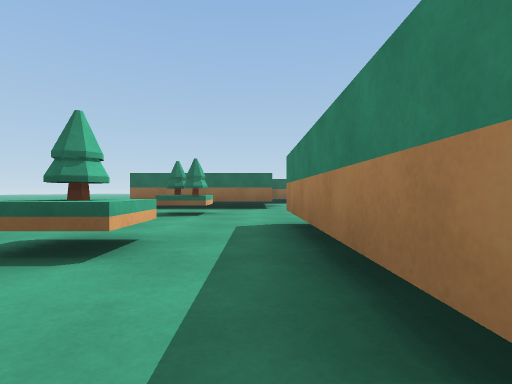
[1] (above)

24 first-person views from a walk through a Unity game level. The camera is 0.47 m above the floor, looks level and sees 80° across. The floor is counted in squares, 1 m on a side. Each view is taken from the middle of a square. On the plan, view 1 faces up. The plan holds only what a view shows up to about 9 squares ahead; the rest is blank. The place goes on beyond the plan.

[2]
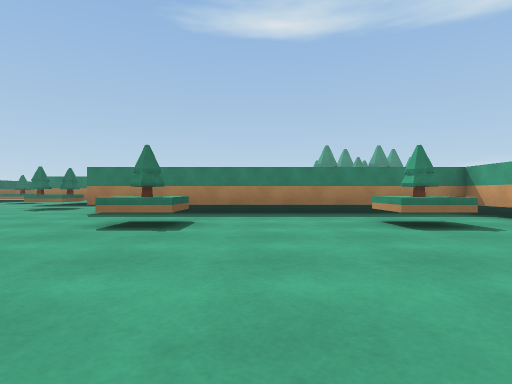

[3]
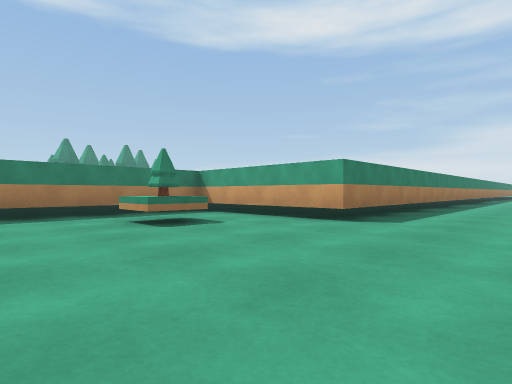

[4]
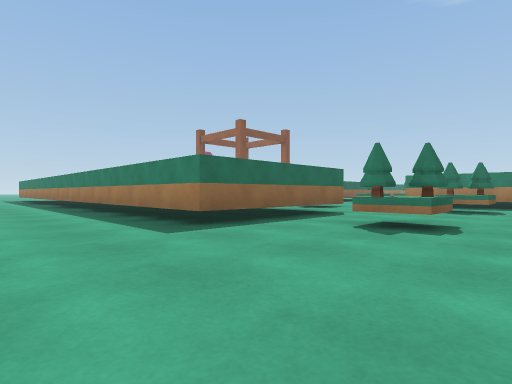

[5]
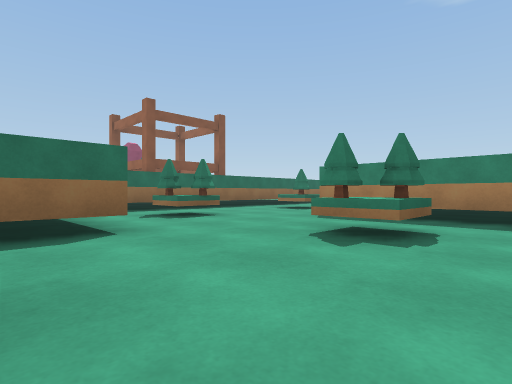

[6]
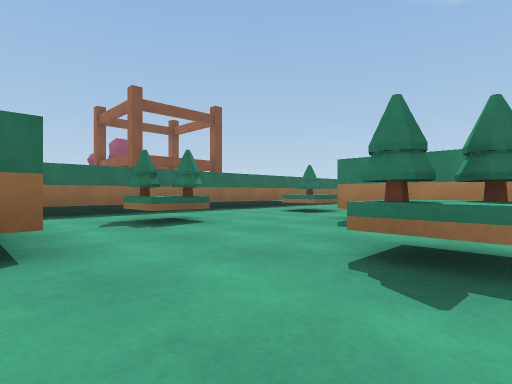

[7]
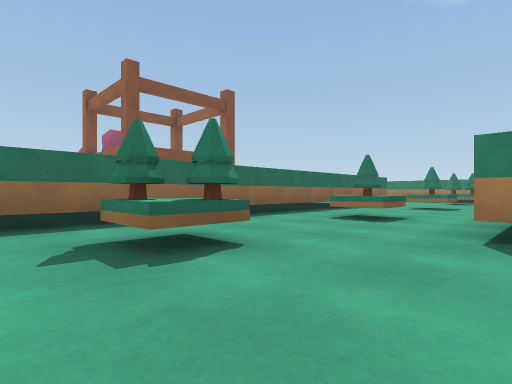

[8]
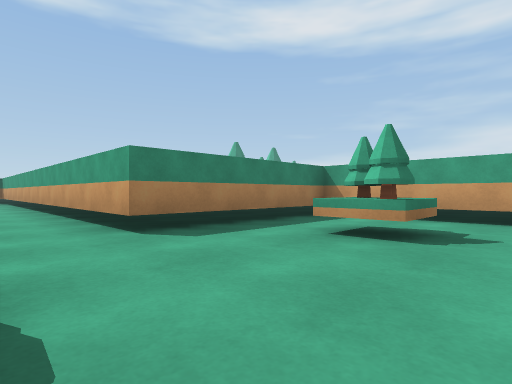

[9]
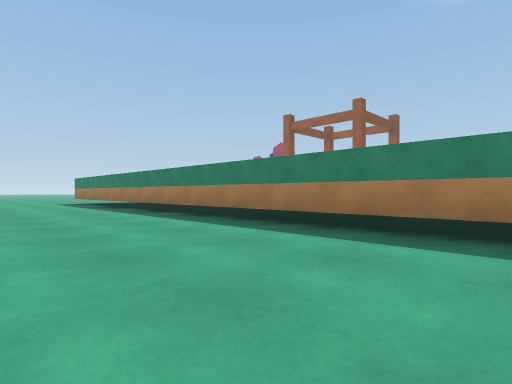

[10]
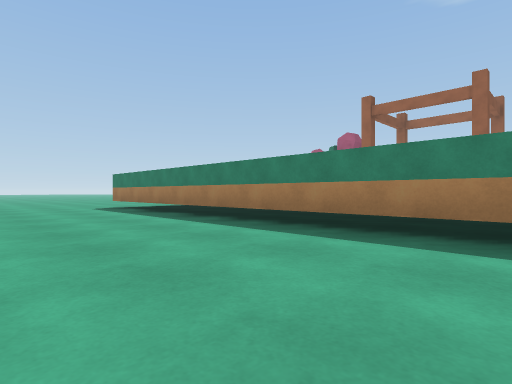

[11]
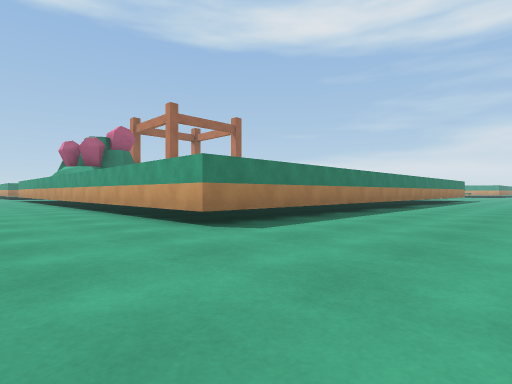

[12]
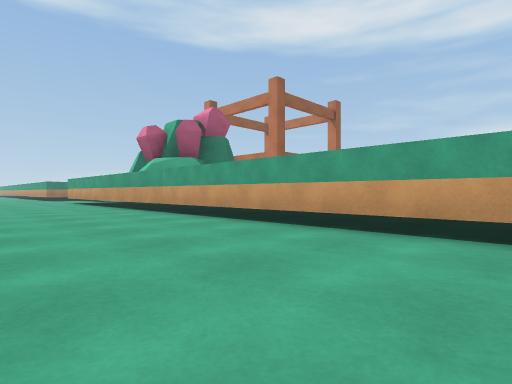

[13]
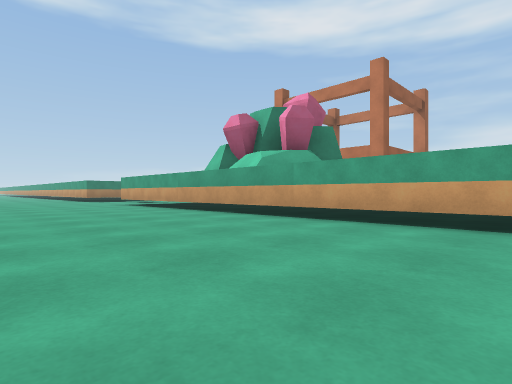

[14]
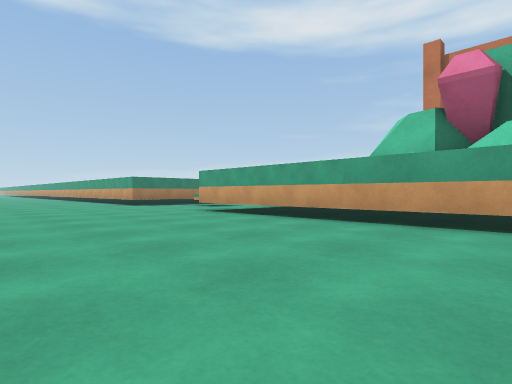

[15]
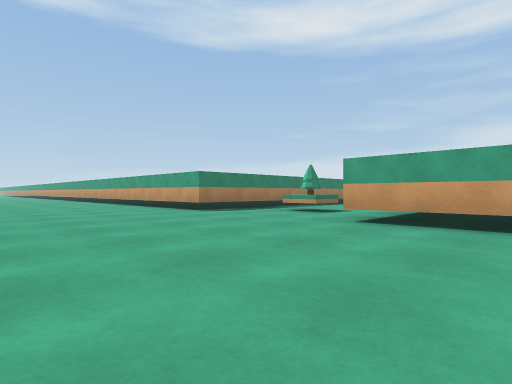

[16]
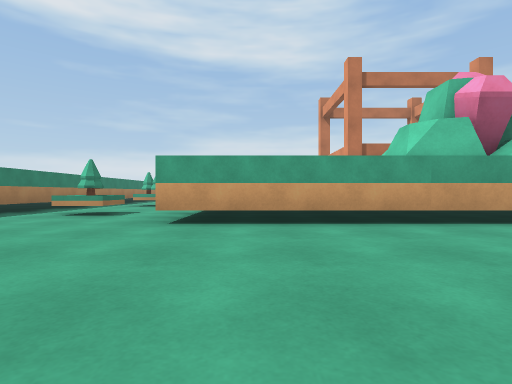

[17]
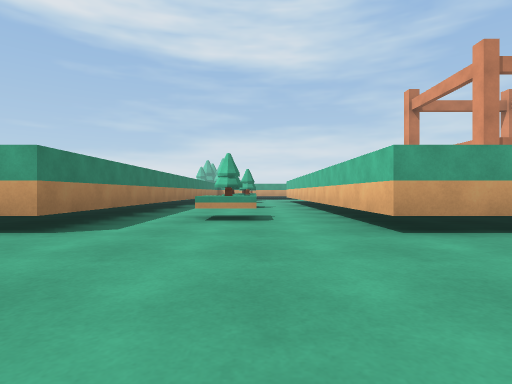

[18]
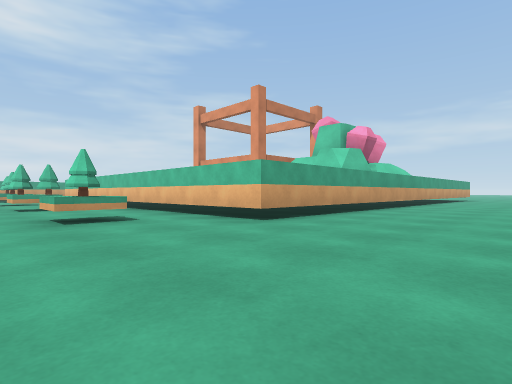

[19]
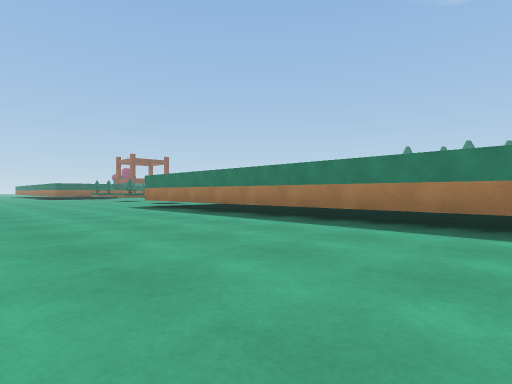

[20]
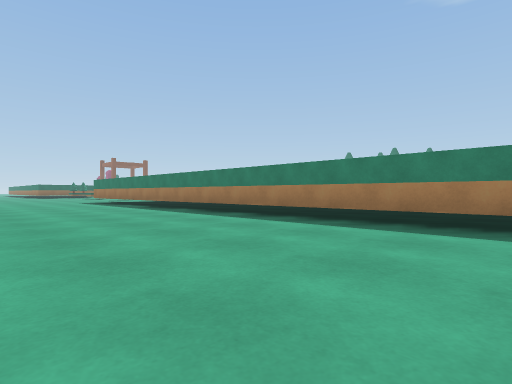

[21]
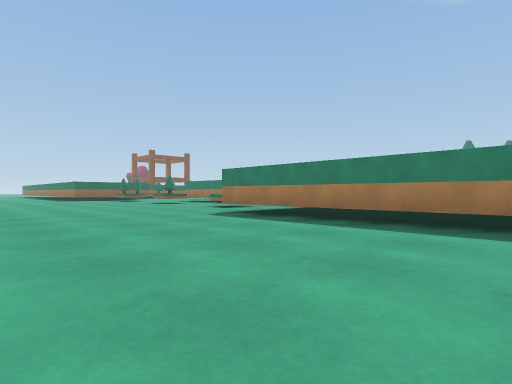

[22]
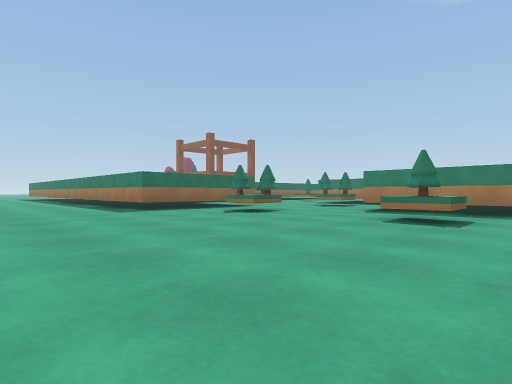

[23]
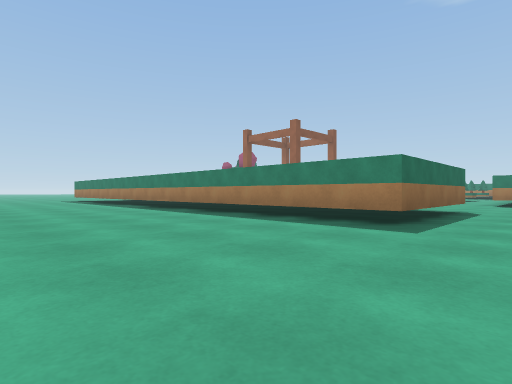

[24]
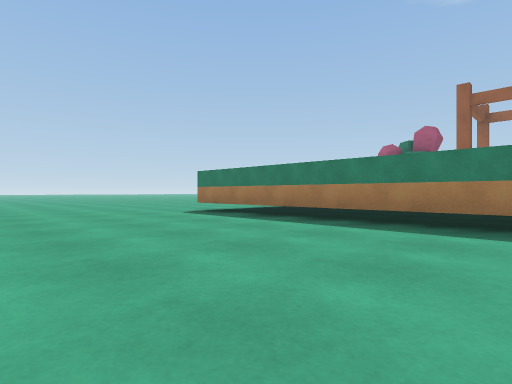

### Floor plan
Ten units are one square. View 1 is at (0, 0); x grows to the right and y downward. Boxes are objects, and circles mark ways between rooms. Rooms are numbered by the first view taken in them; rooms with no view inside come last. Other rooms are left out.
<svg viewBox="-40 -251 220 432">
<path fill="none" stroke="#000" d="M5 4 5 -16M5 -86 -35 -86 -35 -246 45 -246M36 -126 11 -126M14 -46 45 -46 45 -86 74 -86M5 -16 5 -46M84 -246 125 -246 125 -215M165 -214 165 -246 175 -246M-35 176 -35 34 -5 34M30 -101 20 -101 20 -111M-10 -70 -10 -61 -20 -61 -20 -71M30 -61 20 -61 20 -71 30 -71M70 -101 60 -101 60 -111M-10 -31 -10 -21 -20 -21 -20 -31M-20 20 -20 9 -10 9M140 -220 140 -231 150 -231 150 -220M74 -86 121 -86M110 -101 100 -101 100 -111M75 -126 36 -126M-5 34 5 34 5 4M165 -190 165 -214"/>
<rect x="45" y="-245" width="40" height="30" fill="#bbb"><title>other object</title></rect>
<circle cx="-15" cy="-5" r="3" fill="#2a7"/>
<circle cx="0" cy="-25" r="3" fill="#2a7"/>
<circle cx="0" cy="15" r="3" fill="#2a7"/>
<circle cx="65" cy="-90" r="3" fill="#2a7"/>
<circle cx="25" cy="-120" r="3" fill="#2a7"/>
<circle cx="45" cy="-105" r="3" fill="#2a7"/>
<circle cx="-15" cy="30" r="3" fill="#2a7"/>
<circle cx="160" cy="-225" r="3" fill="#2a7"/>
<text x="0" y="-10">1</text>
<text x="10" y="-110">2</text>
<text x="90" y="-100">3</text>
<text x="50" y="-120">4</text>
<text x="0" y="20">5</text>
<text x="160" y="-210">6</text>
</svg>
Room 1 opens to room 2. Room 1 opens to room 5. Room 2 opens to room 3. Room 2 opens to room 4. Room 2 opens to room 5. Room 2 opens to room 6.

Where each view was taken, in squares from view 1:
view 1: 0 up, 0 right, facing up
view 2: 1 up, 6 left, facing right
view 3: 1 up, 6 left, facing down-right
view 4: 5 up, 6 left, facing up-right
view 5: 5 up, 1 left, facing up-right
view 6: 6 up, 0 right, facing up-right
view 7: 8 up, 1 right, facing up-right
view 8: 10 up, 1 right, facing down-right
view 9: 11 up, 7 left, facing up-right
view 10: 15 up, 7 left, facing up-right
view 11: 27 up, 7 left, facing down-right
view 12: 28 up, 2 left, facing down-right
view 13: 29 up, 1 right, facing down-right
view 14: 29 up, 6 right, facing down-right
view 15: 29 up, 10 right, facing down-right
view 16: 29 up, 11 right, facing down
view 17: 28 up, 14 right, facing down
view 18: 28 up, 16 right, facing down-left
view 19: 13 down, 8 left, facing up-right
view 20: 18 down, 8 left, facing up-right
view 21: 9 down, 8 left, facing up-right
view 22: 1 up, 7 left, facing up-right
view 23: 7 up, 8 left, facing up-right
view 24: 18 up, 8 left, facing up-right
